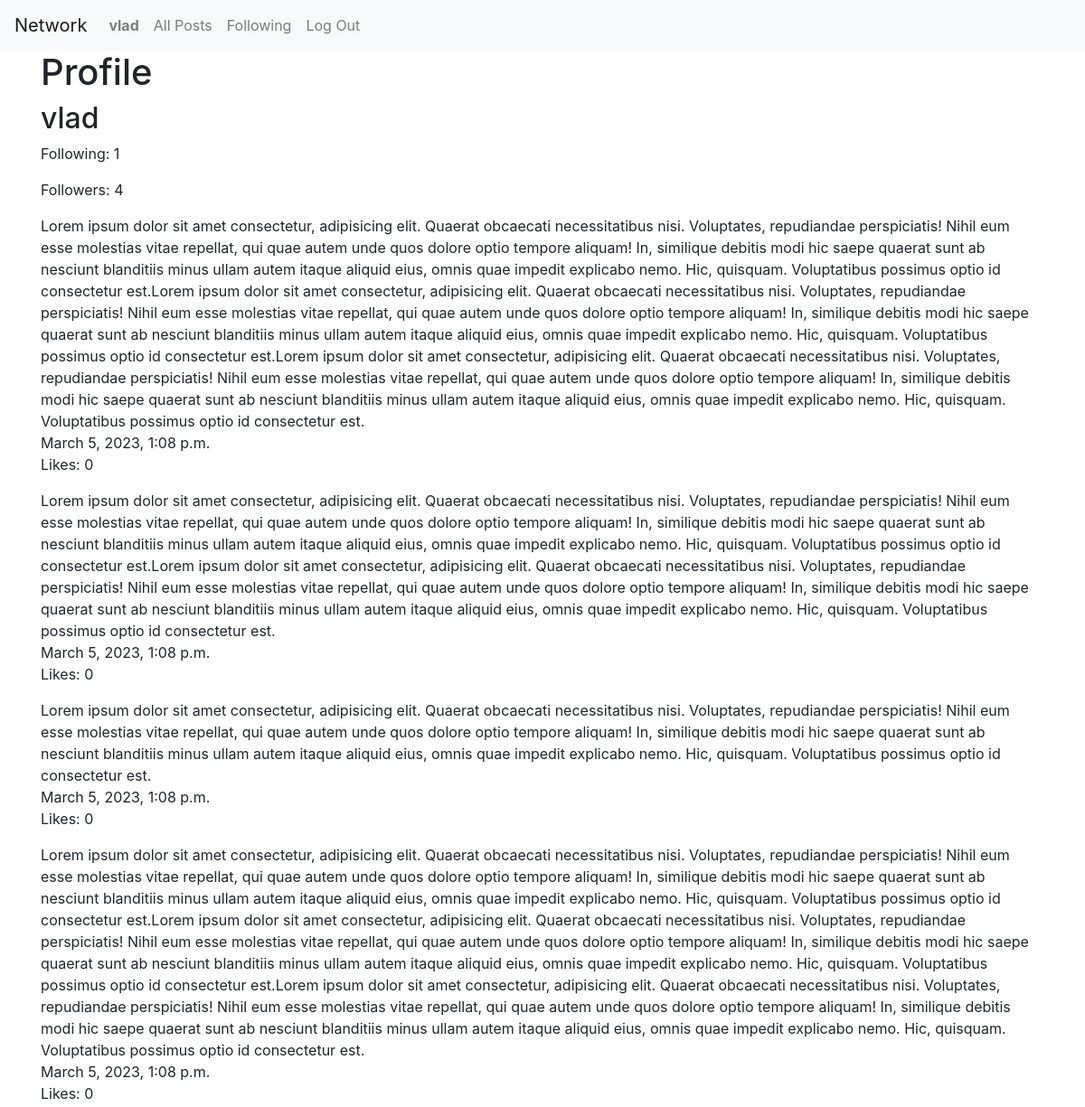
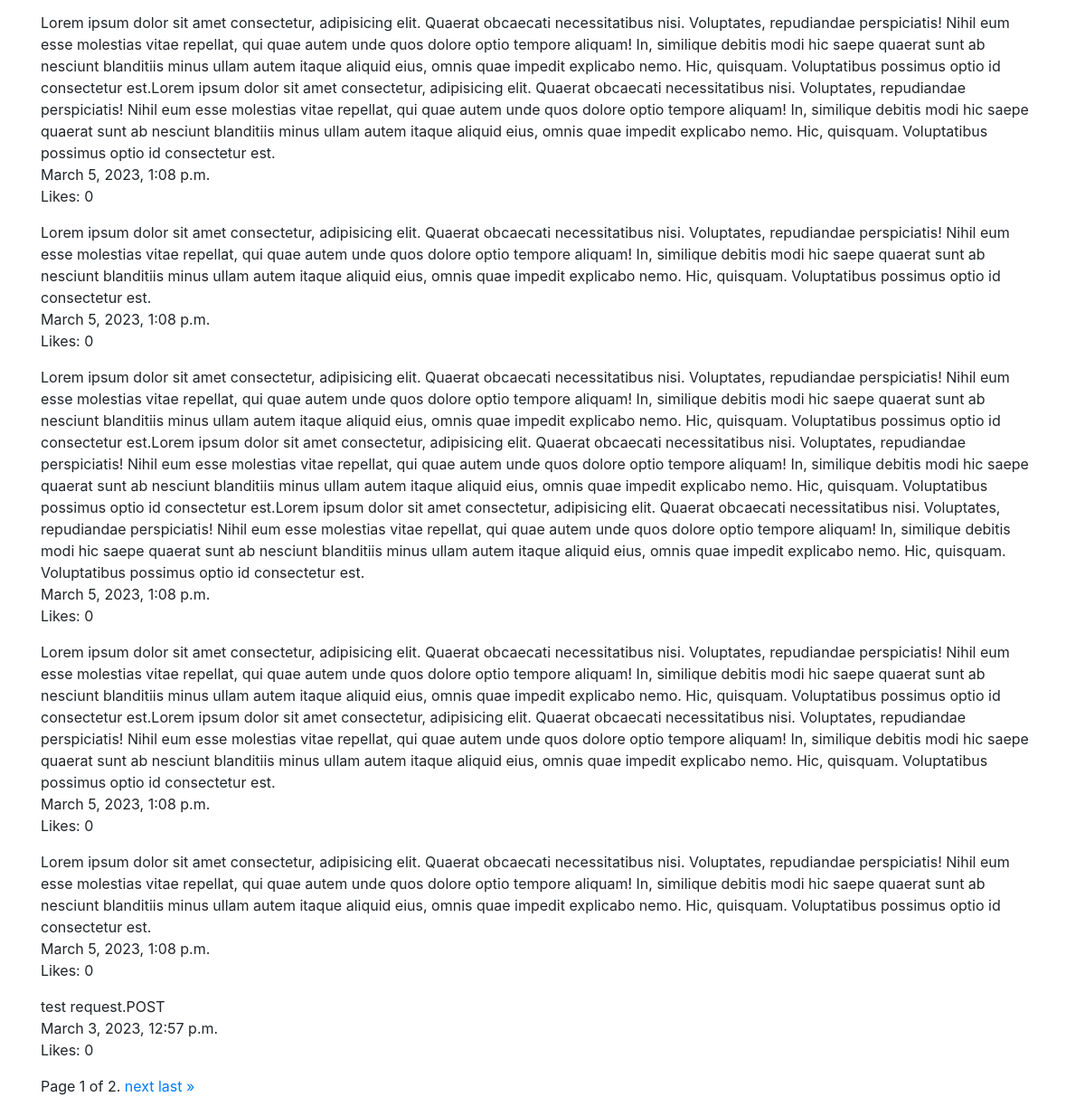
Page /2 (signed in) on the committed database (2 pictures, top to bottom).
### network/models.py (models this page shows, shortened)
class User(AbstractUser):
    following = models.ManyToManyField("User", blank=True, related_name="fg")   # "self" din't work here, follow actions somehow duplicated to both following and followers
    followers = models.ManyToManyField("User", blank=True, related_name="fs")

class Post(models.Model):
    body = models.TextField(blank=True)
    timestamp = models.DateTimeField(auto_now_add=True, null=True)
    user = models.ForeignKey(User, on_delete=models.PROTECT, related_name="user_posts", null=True)
    likes = models.IntegerField(default=0)

### network/views.py (the view)
# urls.py: path("<int:user_id>", views.profile, name="profile"),
@login_required()
def profile(request, user_id):
    profile = User.objects.get(pk=user_id)
    profile_posts = profile.user_posts.all().order_by("-timestamp").all()
    page_obj = paginate(profile_posts, request)
    user = User.objects.get(pk=request.user.id)
    user_following = user.following.all()
    return render(request, "network/profile.html", {
        "profile": profile,
        "page_obj": page_obj,
        "user_following": user_following,
        "following": profile.following.all(),
        "followers": profile.followers.all(),
        "following_count": profile.following.count(),
        "followers_count": profile.followers.count()
    })

### network/views.py (called while the page is built)
def paginate(list, request):
    paginator = Paginator(list, 10)
    page_number = request.GET.get('page')
    return paginator.get_page(page_number)

### network/templates/network/profile.html (shortened to what this page needs)
{% extends "network/layout.html" %}
{% block body %}
    {% if user.is_authenticated %}
        <h1>Profile</h1>
        <h2>{{ profile.username }}</h2>
        <p>Following: {{ following_count }}</p>
        <p>Followers: {{ followers_count }}</p>
        <div>
            {% for post in page_obj %}
                <div class="post mb-3">
                    <div>{{ post.body }}</div>
                    <div>{{ post.timestamp }}</div>
                    <div>Likes: {{ post.likes }}</div>
                </div>
            {% empty %}
                No Posts
            {% endfor %}
            <div class="pagination">
                <span class="step-links">
                    <span class="current">
                        Page {{ page_obj.number }} of {{ page_obj.paginator.num_pages }}.
                    </span>
                    {% if page_obj.has_next %}
                        <a href="?page={{ page_obj.next_page_number }}">next</a>
                        <a href="?page={{ page_obj.paginator.num_pages }}">last &raquo;</a>
                    {% endif %}
                </span>
            </div>
        </div>
    {% endif %}
{% endblock %}

### network/templates/network/layout.html (shortened to what this page needs)
{% load static %}
<!DOCTYPE html>
<html lang="en">
    <head>
        <link rel="stylesheet" href="https://stackpath.bootstrapcdn.com/bootstrap/4.4.1/css/bootstrap.min.css">
        <link href="{% static 'network/styles.css' %}" rel="stylesheet">
    </head>
    <body>
        <nav class="navbar navbar-expand-lg navbar-light bg-light">
            <a class="navbar-brand" href="{% url 'index' %}">Network</a>
            <div>
              <ul class="navbar-nav mr-auto">
                {% if user.is_authenticated %}
                    <li class="nav-item">
                        <a class="nav-link" href="{{ user.id }}"><strong>{{ user }}</strong></a>
                    </li>
                {% endif %}
                <li class="nav-item">
                  <a class="nav-link" href="{% url 'index' %}">All Posts</a>
                </li>
                {% if user.is_authenticated %}
                    <li class="nav-item">
                        <a class="nav-link" href="{% url 'following' %}">Following</a>
                    </li>
                    <li class="nav-item">
                        <a class="nav-link" href="{% url 'logout' %}">Log Out</a>
                    </li>
                {% endif %}
              </ul>
            </div>
          </nav>
        <div class="container">
            {% block body %}
            {% endblock %}
        </div>
    </body>
</html>

### rows in the picture
User: username "vlad"
Post: body "Lorem ipsum dolor sit amet consectetur, adipisicing elit. Quaerat obcaecati necessitatibus nisi. Voluptates, repudiandae perspiciatis! Nihil eum esse molestias vitae repellat, qui quae autem unde quos dolore optio tempore aliquam! In, similique debitis modi hic saepe quaerat sunt ab nesciunt blanditiis minus ullam autem itaque aliquid eius, omnis quae impedit explicabo nemo. Hic, quisquam. Voluptatibus possimus optio id consectetur est.Lorem ipsum dolor sit amet consectetur, adipisicing elit. Quaerat obcaecati necessitatibus nisi. Voluptates, repudiandae perspiciatis! Nihil eum esse molestias vitae repellat, qui quae autem unde quos dolore optio tempore aliquam! In, similique debitis modi…", timestamp "March 5, 2023, 1:08 p.m.", likes "0"
Post: body "Lorem ipsum dolor sit amet consectetur, adipisicing elit. Quaerat obcaecati necessitatibus nisi. Voluptates, repudiandae perspiciatis! Nihil eum esse molestias vitae repellat, qui quae autem unde quos dolore optio tempore aliquam! In, similique debitis modi hic saepe quaerat sunt ab nesciunt blanditiis minus ullam autem itaque aliquid eius, omnis quae impedit explicabo nemo. Hic, quisquam. Voluptatibus possimus optio id consectetur est.Lorem ipsum dolor sit amet consectetur, adipisicing elit. Quaerat obcaecati necessitatibus nisi. Voluptates, repudiandae perspiciatis! Nihil eum esse molestias vitae repellat, qui quae autem unde quos dolore optio tempore aliquam! In, similique debitis modi…", timestamp "March 5, 2023, 1:08 p.m.", likes "0"
Post: body "Lorem ipsum dolor sit amet consectetur, adipisicing elit. Quaerat obcaecati necessitatibus nisi. Voluptates, repudiandae perspiciatis! Nihil eum esse molestias vitae repellat, qui quae autem unde quos dolore optio tempore aliquam! In, similique debitis modi hic saepe quaerat sunt ab nesciunt blanditiis minus ullam autem itaque aliquid eius, omnis quae impedit explicabo nemo. Hic, quisquam. Voluptatibus possimus optio id consectetur est.", timestamp "March 5, 2023, 1:08 p.m.", likes "0"
Post: body "Lorem ipsum dolor sit amet consectetur, adipisicing elit. Quaerat obcaecati necessitatibus nisi. Voluptates, repudiandae perspiciatis! Nihil eum esse molestias vitae repellat, qui quae autem unde quos dolore optio tempore aliquam! In, similique debitis modi hic saepe quaerat sunt ab nesciunt blanditiis minus ullam autem itaque aliquid eius, omnis quae impedit explicabo nemo. Hic, quisquam. Voluptatibus possimus optio id consectetur est.Lorem ipsum dolor sit amet consectetur, adipisicing elit. Quaerat obcaecati necessitatibus nisi. Voluptates, repudiandae perspiciatis! Nihil eum esse molestias vitae repellat, qui quae autem unde quos dolore optio tempore aliquam! In, similique debitis modi…", timestamp "March 5, 2023, 1:08 p.m.", likes "0"
Post: body "Lorem ipsum dolor sit amet consectetur, adipisicing elit. Quaerat obcaecati necessitatibus nisi. Voluptates, repudiandae perspiciatis! Nihil eum esse molestias vitae repellat, qui quae autem unde quos dolore optio tempore aliquam! In, similique debitis modi hic saepe quaerat sunt ab nesciunt blanditiis minus ullam autem itaque aliquid eius, omnis quae impedit explicabo nemo. Hic, quisquam. Voluptatibus possimus optio id consectetur est.Lorem ipsum dolor sit amet consectetur, adipisicing elit. Quaerat obcaecati necessitatibus nisi. Voluptates, repudiandae perspiciatis! Nihil eum esse molestias vitae repellat, qui quae autem unde quos dolore optio tempore aliquam! In, similique debitis modi…", timestamp "March 5, 2023, 1:08 p.m.", likes "0"
Post: body "Lorem ipsum dolor sit amet consectetur, adipisicing elit. Quaerat obcaecati necessitatibus nisi. Voluptates, repudiandae perspiciatis! Nihil eum esse molestias vitae repellat, qui quae autem unde quos dolore optio tempore aliquam! In, similique debitis modi hic saepe quaerat sunt ab nesciunt blanditiis minus ullam autem itaque aliquid eius, omnis quae impedit explicabo nemo. Hic, quisquam. Voluptatibus possimus optio id consectetur est.", timestamp "March 5, 2023, 1:08 p.m.", likes "0"
Post: body "Lorem ipsum dolor sit amet consectetur, adipisicing elit. Quaerat obcaecati necessitatibus nisi. Voluptates, repudiandae perspiciatis! Nihil eum esse molestias vitae repellat, qui quae autem unde quos dolore optio tempore aliquam! In, similique debitis modi hic saepe quaerat sunt ab nesciunt blanditiis minus ullam autem itaque aliquid eius, omnis quae impedit explicabo nemo. Hic, quisquam. Voluptatibus possimus optio id consectetur est.Lorem ipsum dolor sit amet consectetur, adipisicing elit. Quaerat obcaecati necessitatibus nisi. Voluptates, repudiandae perspiciatis! Nihil eum esse molestias vitae repellat, qui quae autem unde quos dolore optio tempore aliquam! In, similique debitis modi…", timestamp "March 5, 2023, 1:08 p.m.", likes "0"
Post: body "Lorem ipsum dolor sit amet consectetur, adipisicing elit. Quaerat obcaecati necessitatibus nisi. Voluptates, repudiandae perspiciatis! Nihil eum esse molestias vitae repellat, qui quae autem unde quos dolore optio tempore aliquam! In, similique debitis modi hic saepe quaerat sunt ab nesciunt blanditiis minus ullam autem itaque aliquid eius, omnis quae impedit explicabo nemo. Hic, quisquam. Voluptatibus possimus optio id consectetur est.Lorem ipsum dolor sit amet consectetur, adipisicing elit. Quaerat obcaecati necessitatibus nisi. Voluptates, repudiandae perspiciatis! Nihil eum esse molestias vitae repellat, qui quae autem unde quos dolore optio tempore aliquam! In, similique debitis modi…", timestamp "March 5, 2023, 1:08 p.m.", likes "0"
Post: body "Lorem ipsum dolor sit amet consectetur, adipisicing elit. Quaerat obcaecati necessitatibus nisi. Voluptates, repudiandae perspiciatis! Nihil eum esse molestias vitae repellat, qui quae autem unde quos dolore optio tempore aliquam! In, similique debitis modi hic saepe quaerat sunt ab nesciunt blanditiis minus ullam autem itaque aliquid eius, omnis quae impedit explicabo nemo. Hic, quisquam. Voluptatibus possimus optio id consectetur est.", timestamp "March 5, 2023, 1:08 p.m.", likes "0"
Post: body "test request.POST", timestamp "March 3, 2023, 12:57 p.m.", likes "0"

### other values in the picture
{{ following_count }} "1"
{{ followers_count }} "4"
{{ page_obj.number }} "1"
{{ page_obj.paginator.num_pages }} "2"
